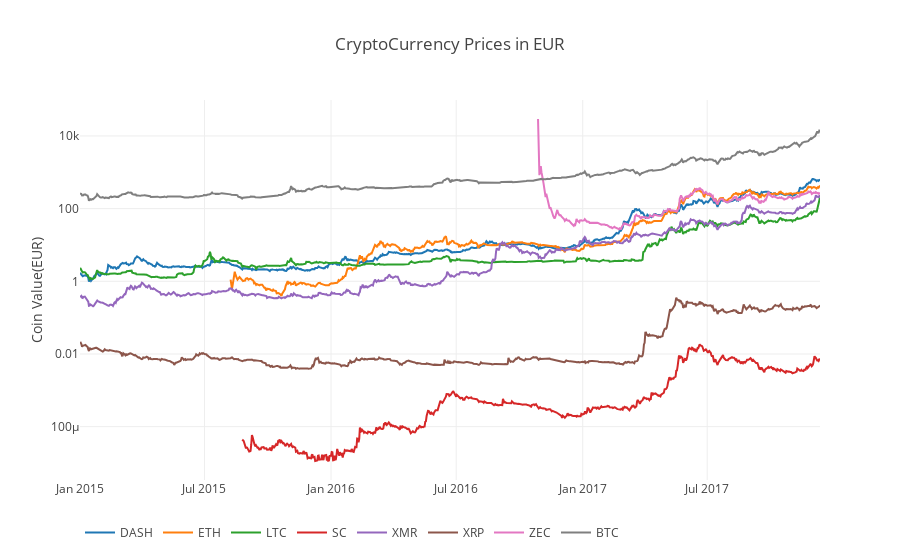

Write notebook code for a chart like this one.
### Code cell
df_scatter(combined_df,'CryptoCurrency Prices in EUR',separate_y_axis=False,y_axis_label='Coin Value(EUR)',scale='log')

### Figure 1 — Plotly figure (JSON) as saved in the notebook; plotly's stock layout.template omitted (floating-point values rounded to 4 significant figures; data arrays with more than 128 entries replaced by an {"elided": "..."} marker saying what was removed)
{"data": [{"name": "DASH", "type": "scatter", "visible": "visible", "x": {"elided": "1077 str values"}, "y": {"elided": "1077 float values"}}, {"name": "ETH", "type": "scatter", "visible": "visible", "x": {"elided": "1077 str values"}, "y": {"elided": "1077 float values"}}, {"name": "LTC", "type": "scatter", "visible": "visible", "x": {"elided": "1077 str values"}, "y": {"elided": "1077 float values"}}, {"name": "SC", "type": "scatter", "visible": "visible", "x": {"elided": "1077 str values"}, "y": {"elided": "1077 float values"}}, {"name": "XMR", "type": "scatter", "visible": "visible", "x": {"elided": "1077 str values"}, "y": {"elided": "1077 float values"}}, {"name": "XRP", "type": "scatter", "visible": "visible", "x": {"elided": "1077 str values"}, "y": {"elided": "1077 float values"}}, {"name": "ZEC", "type": "scatter", "visible": "visible", "x": {"elided": "1077 str values"}, "y": {"elided": "1077 float values"}}, {"name": "BTC", "type": "scatter", "visible": "visible", "x": {"elided": "1077 str values"}, "y": {"elided": "1077 float values"}}], "layout": {"legend": {"orientation": "h"}, "title": "CryptoCurrency Prices in EUR", "xaxis": {"type": "date"}, "yaxis": {"showticklabels": true, "title": "Coin Value(EUR)", "type": "log"}}}
